Frame 1 (no input): blank canvas, image omitted
Frame 60 (the mouse pressed at the canvas centre just before this capture): blank canvas, image omitted
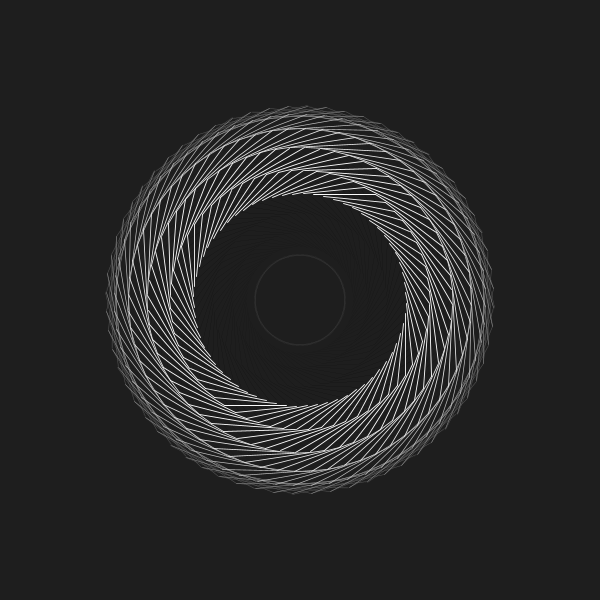
Frame 120 (the mouse held since frame 60 and released just before this capture)

The Processing sketch whose frames 1 and 60 were blank and that drew this single picture after the mouse press (run headless with seeded random() and noise(); from frame 60 on, the mouse is pressed at the canvas centre):

// Processing sketch: TorusTwist
// ── TorusTwist.pde
float offset = TWO_PI*0.05;
float speed = 4.5;
float endPointMultiplier = 0.37;
float curlMultiplier = 0.5;
float colorOffset = 800;
float time = 0;
int ringPointCount = 64;
int cacheSize = 16;
int ringPointOffset = 5;
boolean isActive = false;

void setup()
{
  size(600, 600);
  background(30);
  strokeWeight(0.3);
}


void mousePressed()
{
    isActive = !isActive; 
}

void draw()
{
  if (!isActive)
  {
    return;
  }
  background(30);
  GenerateRing();
}

void LineFromTo(PVector start, PVector end)
{
  line(start.x, start.y, end.x, end.y);
}

void PointAt(PVector pos)
{
  point(pos.x, pos.y);
}

float sin01(float val)
{
  return (sin(val)+1)/2;
}

float cos01(float val)
{
  return (cos(val)+1)/2;
}

void GenerateRing()
{
  for (int j = 0; j < cacheSize; j ++)
  {
    push();
    translate(width/2, height/2);
    float time = millis()/5000.0f;
    time *= speed;

    for (int i = 0; i < ringPointCount; i++)
    {
      float currOffset = (i)%ringPointCount * TWO_PI/(ringPointCount);
      float displacedOffset = ((i+ringPointOffset))%ringPointCount * TWO_PI/(ringPointCount);

      float xStartValue = (sin(time + currOffset)) * width*0.25 * (cos01(time + j * offset) + 0.3f);
      float yStartValue = (cos(time + currOffset)) * height*0.25 * (cos01(time + j * offset) + 0.3f);

      PVector startPos = new PVector(xStartValue, yStartValue);

      float xEndValue = (sin(time + displacedOffset)) * width*0.25 * (cos01(time+ (j+1) * offset) + 0.3f);
      float yEndValue = (cos(time + displacedOffset)) * height*0.25 * (cos01(time+ (j+1) * offset) + 0.3f);

      PVector endPos = new PVector(xEndValue, yEndValue);

      float strokeOffset = (sin01((time + (j+1) * offset))*0.9 + 0.1f);
      strokeOffset *=strokeOffset;
      stroke(255 * strokeOffset);
      strokeWeight(0.9 * strokeOffset);
      LineFromTo(startPos, endPos);
    }

    pop();
  }
}
